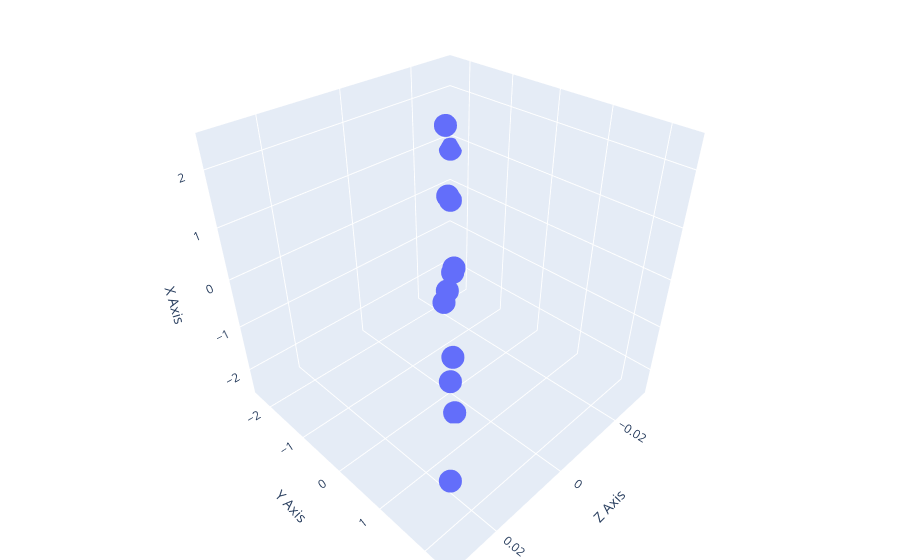

Notebook source saved alongside this figure:
### Code cell
trace = go.Scatter3d(
    x=coords[:, 2],  # Z-axis
    y=coords[:, 1],  # Y-axis
    z=coords[:, 0],  # X-axis
    mode='markers',
)
layout = go.Layout(
    scene=dict(
        xaxis=dict(title='Z Axis'),
        yaxis=dict(title='Y Axis'),
        zaxis=dict(title='X Axis'),
    ),
    margin=dict(l=0, r=0, b=0, t=0)  # Adjust margins as needed
)

fig = go.Figure(data=[trace], layout=layout)
fig.show()

### Figure 1 — Plotly figure (JSON) as saved in the notebook; plotly's stock layout.template omitted (floating-point values rounded to 4 significant figures)
{"data": [{"mode": "markers", "type": "scatter3d", "x": [-0.002897, -0.01723, -0.01434, 0.002896, 0.01724, 0.01434, -0.005139, -0.03056, -0.02543, 0.005136, 0.03057, 0.02543], "y": [-0.2817, -1.328, -1.046, 0.2817, 1.328, 1.046, -0.4995, -2.355, -1.855, 0.4995, 2.355, 1.855], "z": [1.37, 0.4413, -0.9291, -1.37, -0.4413, 0.9291, 2.431, 0.7826, -1.648, -2.431, -0.7826, 1.648]}], "layout": {"margin": {"b": 0, "l": 0, "r": 0, "t": 0}, "scene": {"xaxis": {"title": {"text": "Z Axis"}}, "yaxis": {"title": {"text": "Y Axis"}}, "zaxis": {"title": {"text": "X Axis"}}}}}
